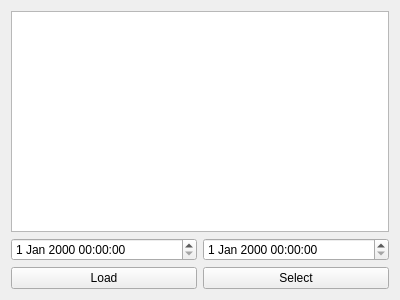
<?xml version="1.0" encoding="UTF-8"?>
<ui version="4.0">
 <class>PrescriptionOrderWidget</class>
 <widget class="QWidget" name="PrescriptionOrderWidget">
  <property name="geometry">
   <rect>
    <x>0</x>
    <y>0</y>
    <width>400</width>
    <height>300</height>
   </rect>
  </property>
  <property name="windowTitle">
   <string>Form</string>
  </property>
  <layout class="QVBoxLayout" name="verticalLayout">
   <item>
    <widget class="QTableView" name="tableView">
     <property name="selectionMode">
      <enum>QAbstractItemView::SingleSelection</enum>
     </property>
     <property name="sortingEnabled">
      <bool>true</bool>
     </property>
    </widget>
   </item>
   <item>
    <layout class="QHBoxLayout" name="filter_horizontalLayout">
     <item>
      <widget class="QDateTimeEdit" name="from_dateTimeEdit"/>
     </item>
     <item>
      <widget class="QDateTimeEdit" name="to_dateTimeEdit"/>
     </item>
    </layout>
   </item>
   <item>
    <layout class="QHBoxLayout" name="horizontalLayout">
     <item>
      <widget class="QPushButton" name="load_pushButton">
       <property name="text">
        <string>Load</string>
       </property>
      </widget>
     </item>
     <item>
      <widget class="QPushButton" name="select_pushButton">
       <property name="text">
        <string>Select</string>
       </property>
      </widget>
     </item>
    </layout>
   </item>
  </layout>
 </widget>
 <resources/>
 <connections/>
</ui>
